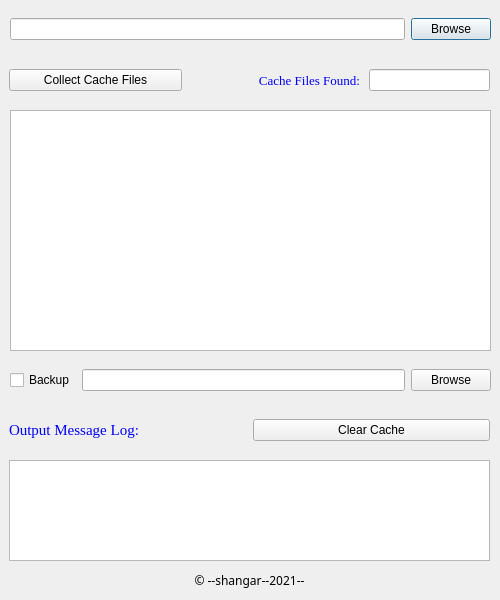
<?xml version="1.0" encoding="UTF-8"?>
<ui version="4.0">
 <class>Dialog</class>
 <widget class="QDialog" name="Dialog">
  <property name="geometry">
   <rect>
    <x>0</x>
    <y>0</y>
    <width>500</width>
    <height>600</height>
   </rect>
  </property>
  <property name="windowTitle">
   <string>PyCacheCleaner</string>
  </property>
  <property name="sizeGripEnabled">
   <bool>false</bool>
  </property>
  <widget class="QWidget" name="horizontalLayoutWidget">
   <property name="geometry">
    <rect>
     <x>10</x>
     <y>9</y>
     <width>481</width>
     <height>41</height>
    </rect>
   </property>
   <layout class="QHBoxLayout" name="horizontalLayout">
    <item>
     <widget class="QLineEdit" name="filename_root">
      <property name="font">
       <font>
        <family>Bookman Old Style</family>
       </font>
      </property>
      <property name="readOnly">
       <bool>false</bool>
      </property>
     </widget>
    </item>
    <item>
     <widget class="QPushButton" name="browse_root">
      <property name="text">
       <string>Browse</string>
      </property>
     </widget>
    </item>
   </layout>
  </widget>
  <widget class="QWidget" name="verticalLayoutWidget">
   <property name="geometry">
    <rect>
     <x>10</x>
     <y>110</y>
     <width>481</width>
     <height>241</height>
    </rect>
   </property>
   <layout class="QVBoxLayout" name="verticalLayout">
    <item>
     <widget class="QTextBrowser" name="cache_display">
      <property name="font">
       <font>
        <family>Times New Roman</family>
       </font>
      </property>
      <property name="horizontalScrollBarPolicy">
       <enum>Qt::ScrollBarAsNeeded</enum>
      </property>
      <property name="lineWrapMode">
       <enum>QTextEdit::NoWrap</enum>
      </property>
      <property name="html">
       <string>&lt;!DOCTYPE HTML PUBLIC &quot;-//W3C//DTD HTML 4.0//EN&quot; &quot;http://www.w3.org/TR/REC-html40/strict.dtd&quot;&gt;
&lt;html&gt;&lt;head&gt;&lt;meta name=&quot;qrichtext&quot; content=&quot;1&quot; /&gt;&lt;style type=&quot;text/css&quot;&gt;
p, li { white-space: pre-wrap; }
&lt;/style&gt;&lt;/head&gt;&lt;body style=&quot; font-family:'Times New Roman'; font-size:7.8pt; font-weight:400; font-style:normal;&quot;&gt;
&lt;p style=&quot;-qt-paragraph-type:empty; margin-top:0px; margin-bottom:0px; margin-left:0px; margin-right:0px; -qt-block-indent:0; text-indent:0px; font-family:'MS Shell Dlg 2';&quot;&gt;&lt;br /&gt;&lt;/p&gt;&lt;/body&gt;&lt;/html&gt;</string>
      </property>
     </widget>
    </item>
   </layout>
  </widget>
  <widget class="QWidget" name="horizontalLayoutWidget_2">
   <property name="geometry">
    <rect>
     <x>10</x>
     <y>360</y>
     <width>481</width>
     <height>41</height>
    </rect>
   </property>
   <layout class="QHBoxLayout" name="horizontalLayout_2">
    <item>
     <widget class="QCheckBox" name="backup">
      <property name="text">
       <string>Backup</string>
      </property>
     </widget>
    </item>
    <item>
     <widget class="QLineEdit" name="filename_back"/>
    </item>
    <item>
     <widget class="QPushButton" name="browse_back">
      <property name="text">
       <string>Browse</string>
      </property>
     </widget>
    </item>
   </layout>
  </widget>
  <widget class="QWidget" name="horizontalLayoutWidget_3">
   <property name="geometry">
    <rect>
     <x>9</x>
     <y>410</y>
     <width>481</width>
     <height>41</height>
    </rect>
   </property>
   <layout class="QHBoxLayout" name="horizontalLayout_3">
    <item>
     <widget class="QLabel" name="output_log">
      <property name="font">
       <font>
        <family>Times New Roman</family>
        <pointsize>10</pointsize>
       </font>
      </property>
      <property name="styleSheet">
       <string notr="true">color:red</string>
      </property>
      <property name="text">
       <string>&lt;html&gt;&lt;head/&gt;&lt;body&gt;&lt;p&gt;&lt;span style=&quot; font-size:11pt; color:#0000ff;&quot;&gt;Output Message Log:&lt;/span&gt;&lt;/p&gt;&lt;/body&gt;&lt;/html&gt;</string>
      </property>
     </widget>
    </item>
    <item>
     <widget class="QPushButton" name="clear_cache">
      <property name="text">
       <string>Clear Cache</string>
      </property>
     </widget>
    </item>
   </layout>
  </widget>
  <widget class="QWidget" name="verticalLayoutWidget_2">
   <property name="geometry">
    <rect>
     <x>9</x>
     <y>460</y>
     <width>481</width>
     <height>101</height>
    </rect>
   </property>
   <layout class="QVBoxLayout" name="verticalLayout_2">
    <item>
     <widget class="QTextBrowser" name="output_message">
      <property name="font">
       <font>
        <family>Times New Roman</family>
       </font>
      </property>
     </widget>
    </item>
   </layout>
  </widget>
  <widget class="QWidget" name="horizontalLayoutWidget_4">
   <property name="geometry">
    <rect>
     <x>9</x>
     <y>60</y>
     <width>351</width>
     <height>41</height>
    </rect>
   </property>
   <layout class="QHBoxLayout" name="horizontalLayout_4">
    <item>
     <widget class="QPushButton" name="collect_cache">
      <property name="text">
       <string>Collect Cache Files</string>
      </property>
     </widget>
    </item>
    <item>
     <widget class="QLabel" name="label">
      <property name="font">
       <font>
        <family>Times New Roman</family>
       </font>
      </property>
      <property name="text">
       <string>&lt;html&gt;&lt;head/&gt;&lt;body&gt;&lt;p align=&quot;right&quot;&gt;&lt;span style=&quot; font-size:10pt; color:#0000ff;&quot;&gt;Cache Files Found:&lt;/span&gt;&lt;/p&gt;&lt;/body&gt;&lt;/html&gt;</string>
      </property>
     </widget>
    </item>
   </layout>
  </widget>
  <widget class="QWidget" name="horizontalLayoutWidget_5">
   <property name="geometry">
    <rect>
     <x>369</x>
     <y>60</y>
     <width>121</width>
     <height>41</height>
    </rect>
   </property>
   <layout class="QHBoxLayout" name="horizontalLayout_5">
    <item>
     <widget class="QLineEdit" name="cache_count"/>
    </item>
   </layout>
  </widget>
  <widget class="QWidget" name="verticalLayoutWidget_3">
   <property name="geometry">
    <rect>
     <x>9</x>
     <y>570</y>
     <width>481</width>
     <height>21</height>
    </rect>
   </property>
   <layout class="QVBoxLayout" name="verticalLayout_3">
    <item>
     <widget class="QLabel" name="label_2">
      <property name="font">
       <font>
        <family>Modern No. 20</family>
        <weight>50</weight>
        <bold>false</bold>
       </font>
      </property>
      <property name="text">
       <string>&lt;html&gt;&lt;head/&gt;&lt;body&gt;&lt;p align=&quot;center&quot;&gt;© --shangar--2021--&lt;/p&gt;&lt;/body&gt;&lt;/html&gt;</string>
      </property>
     </widget>
    </item>
   </layout>
  </widget>
 </widget>
 <resources/>
 <connections/>
</ui>
